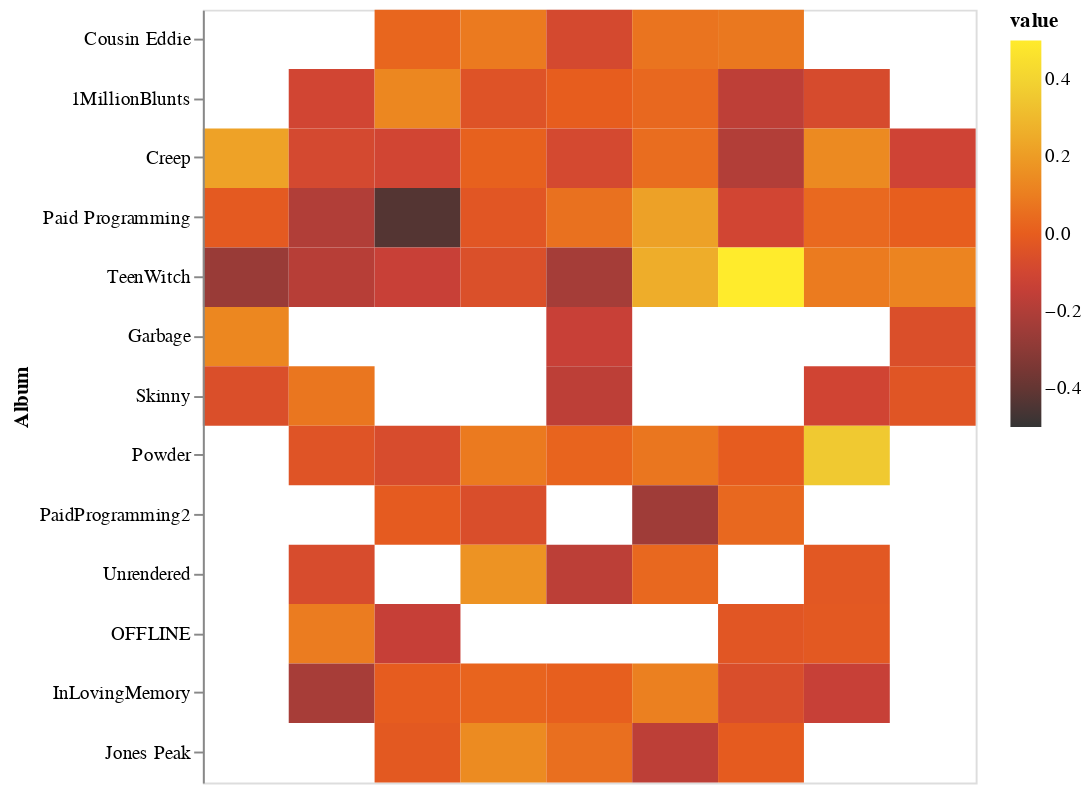

Notebook cell for this chart:
### Code cell
data = pd.read_csv('Polarity Dataset - Sheet1.csv')
heatmap = alt.Chart(data).mark_rect().encode(
    x=alt.X('number:O', title=None, axis=None),
    y=alt.Y('album :N', title='Album',sort=None),  
    color=alt.Color('value:Q', scale=alt.Scale(domain=[-.5, .5], scheme='darkred')),
    tooltip=['value:Q', 'album :N','name:N']
).properties(
    width=400,
    height=400
)
heatmap

### Figure 1 — Vega-Lite specification as saved in the notebook (floating-point values rounded to 4 significant figures)
{"config": {"view": {"continuousWidth": 400, "continuousHeight": 300}}, "data": {"name": "data-918b4e89a0fbdafdcbdd4300380f4cc7"}, "mark": "rect", "encoding": {"color": {"field": "value", "scale": {"domain": [-0.5, 0.5], "scheme": "darkred"}, "type": "quantitative"}, "tooltip": [{"field": "value", "type": "quantitative"}, {"field": "album ", "type": "nominal"}, {"field": "name", "type": "nominal"}], "x": {"axis": null, "field": "number", "title": null, "type": "ordinal"}, "y": {"field": "album ", "sort": null, "title": "Album", "type": "nominal"}}, "height": 400, "width": 400, "$schema": "https://vega.github.io/schema/vega-lite/v4.17.0.json", "datasets": {"data-918b4e89a0fbdafdcbdd4300380f4cc7": [{"album ": "Cousin Eddie", "name": null, "value": null, "number": 0}, {"album ": "Cousin Eddie", "name": null, "value": null, "number": 1}, {"album ": "Cousin Eddie", "name": "\"Zig Zags And Louie Tags\"", "value": 0.02604, "number": 2}, {"album ": "Cousin Eddie", "name": "Weekend", "value": 0.08873, "number": 3}, {"album ": "Cousin Eddie", "name": "Mighty Joe Young", "value": -0.08626, "number": 4}, {"album ": "Cousin Eddie", "name": "Excuse Me", "value": 0.07147, "number": 5}, {"album ": "Cousin Eddie", "name": "Work", "value": 0.08167, "number": 6}, {"album ": "Cousin Eddie", "name": null, "value": null, "number": 7}, {"album ": "Cousin Eddie", "name": null, "value": null, "number": 8}, {"album ": "1MillionBlunts", "name": null, "value": null, "number": 0}, {"album ": "1MillionBlunts", "name": "MasterBedroom", "value": -0.104, "number": 1}, {"album ": "1MillionBlunts", "name": "MarbleFloors", "value": 0.1267, "number": 2}, {"album ": "1MillionBlunts", "name": "BluntsInTheGraveyard", "value": -0.04269, "number": 3}, {"album ": "1MillionBlunts", "name": "BabyBlueVeleour", "value": 0.0007937, "number": 4}, {"album ": "1MillionBlunts", "name": "SilkSheets", "value": 0.03492, "number": 5}, {"album ": "1MillionBlunts", "name": "TheLivingForest", "value": -0.1629, "number": 6}, {"album ": "1MillionBlunts", "name": "Phantom", "value": -0.07731, "number": 7}, {"album ": "1MillionBlunts", "name": null, "value": null, "number": 8}, {"album ": "Creep", "name": "Gold Chevrolet", "value": 0.2197, "number": 0}, {"album ": "Creep", "name": "White Noise", "value": -0.0881, "number": 1}, {"album ": "Creep", "name": "Windows 95", "value": -0.1039, "number": 2}, {"album ": "Creep", "name": "Dead Girl", "value": 0.01136, "number": 3}, {"album ": "Creep", "name": "Pixelated Tears", "value": -0.08811, "number": 4}, {"album ": "Creep", "name": "Penthouse", "value": 0.04938, "number": 5}, {"album ": "Creep", "name": "Dracula", "value": -0.1949, "number": 6}, {"album ": "Creep", "name": "Floppy Disc", "value": 0.137, "number": 7}, {"album ": "Creep", "name": "Marble  ", "value": -0.1133, "number": 8}, {"album ": "Paid Programming", "name": "Jonathan Taylor Thomas", "value": -0.01422, "number": 0}, {"album ": "Paid Programming", "name": "American Beauty", "value": -0.1979, "number": 1}, {"album ": "Paid Programming", "name": "Skin", "value": -0.4341, "number": 2}, {"album ": "Paid Programming", "name": "Blink 187", "value": -0.02859, "number": 3}, {"album ": "Paid Programming", "name": "Teen Girl Dies At Rave", "value": 0.06078, "number": 4}, {"album ": "Paid Programming", "name": "Teenage Boy", "value": 0.2167, "number": 5}, {"album ": "Paid Programming", "name": "281-330-8004", "value": -0.1042, "number": 6}, {"album ": "Paid Programming", "name": "Severe Weather Warning", "value": 0.03802, "number": 7}, {"album ": "Paid Programming", "name": "Grandfathers Ring  ", "value": 0.002899, "number": 8}, {"album ": "TeenWitch", "name": "FearTheNobodies", "value": -0.2648, "number": 0}, {"album ": "TeenWitch", "name": "RampartRange", "value": -0.1831, "number": 1}, {"album ": "TeenWitch", "name": "WitchBoy", "value": -0.135, "number": 2}, {"album ": "TeenWitch", "name": "TheCafeteria", "value": -0.05804, "number": 3}, {"album ": "TeenWitch", "name": "Reb&Vodka", "value": -0.2304, "number": 4}, {"album ": "TeenWitch", "name": "BombsInTheLunchroom ", "value": 0.2589, "number": 5}, {"album ": "TeenWitch", "name": "Cotton", "value": 0.5, "number": 6}, {"album ": "TeenWitch", "name": "ParkingLotWitness ", "value": 0.09085, "number": 7}, {"album ": "TeenWitch", "name": "Klebold ", "value": 0.1189, "number": 8}, {"album ": "Garbage", "name": "Lay Me In The River", "value": 0.1273, "number": 0}, {"album ": "Garbage", "name": null, "value": null, "number": 1}, {"album ": "Garbage", "name": null, "value": null, "number": 2}, {"album ": "Garbage", "name": null, "value": null, "number": 3}, {"album ": "Garbage", "name": "Corduroy", "value": -0.136, "number": 4}, {"album ": "Garbage", "name": null, "value": null, "number": 5}, {"album ": "Garbage", "name": null, "value": null, "number": 6}, {"album ": "Garbage", "name": null, "value": null, "number": 7}, {"album ": "Garbage", "name": "You Can Tell A Lot About A Man By The Neck Of His Shirt ", "value": -0.05927, "number": 8}, {"album ": "Skinny", "name": "HollisterJeans", "value": -0.06136, "number": 0}, {"album ": "Skinny", "name": "TheNoiseInsideMyHead", "value": 0.07639, "number": 1}, {"album ": "Skinny", "name": null, "value": null, "number": 2}, {"album ": "Skinny", "name": null, "value": null, "number": 3}, {"album ": "Skinny", "name": "WhereTheTreesMeetTheFreeway ", "value": -0.1663, "number": 4}, {"album ": "Skinny", "name": null, "value": null, "number": 5}, {"album ": "Skinny", "name": null, "value": null, "number": 6}, {"album ": "Skinny", "name": "DeadInDesignerClothes", "value": -0.1056, "number": 7}, {"album ": "Skinny", "name": "ShrimpPizza ", "value": -0.03297, "number": 8}, {"album ": "Powder", "name": null, "value": null, "number": 0}, {"album ": "Powder", "name": "The Healing Fields", "value": -0.03832, "number": 1}, {"album ": "Powder", "name": "Upon The Dying Grass", "value": -0.07523, "number": 2}, {"album ": "Powder", "name": "Hey Sorry, I Was In The Shower", "value": 0.08828, "number": 3}, {"album ": "Powder", "name": "Himalayan Salt", "value": 0.02224, "number": 4}, {"album ": "Powder", "name": "Just Another Day At The Office", "value": 0.07741, "number": 5}, {"album ": "Powder", "name": "Here Goes Nothing", "value": -0.005499, "number": 6}, {"album ": "Powder", "name": "Chlorella", "value": 0.3583, "number": 7}, {"album ": "Powder", "name": null, "value": null, "number": 8}, {"album ": "PaidProgramming2", "name": null, "value": null, "number": 0}, {"album ": "PaidProgramming2", "name": null, "value": null, "number": 1}, {"album ": "PaidProgramming2", "name": "Rocks", "value": -0.008399, "number": 2}, {"album ": "PaidProgramming2", "name": "Biodegradable", "value": -0.06406, "number": 3}, {"album ": "PaidProgramming2", "name": null, "value": null, "number": 4}, {"album ": "PaidProgramming2", "name": "Black Mold ", "value": -0.247, "number": 5}, {"album ": "PaidProgramming2", "name": "Maggots", "value": 0.03298, "number": 6}, {"album ": "PaidProgramming2", "name": null, "value": null, "number": 7}, {"album ": "PaidProgramming2", "name": null, "value": null, "number": 8}, {"album ": "Unrendered", "name": null, "value": null, "number": 0}, {"album ": "Unrendered", "name": "CtrlAltDelete", "value": -0.07365, "number": 1}, {"album ": "Unrendered", "name": null, "value": null, "number": 2}, {"album ": "Unrendered", "name": "SunnyDay", "value": 0.1691, "number": 3}, {"album ": "Unrendered", "name": "LifeRuiner", "value": -0.1676, "number": 4}, {"album ": "Unrendered", "name": "TheGrandestNothing", "value": 0.03462, "number": 5}, {"album ": "Unrendered", "name": null, "value": null, "number": 6}, {"album ": "Unrendered", "name": "TakingOutTheTrash", "value": -0.02286, "number": 7}, {"album ": "Unrendered", "name": null, "value": null, "number": 8}, {"album ": "OFFLINE", "name": null, "value": null, "number": 0}, {"album ": "OFFLINE", "name": "StateOfEmergency", "value": 0.09589, "number": 1}, {"album ": "OFFLINE", "name": "FatherTime", "value": -0.1418, "number": 2}, {"album ": "OFFLINE", "name": null, "value": null, "number": 3}, {"album ": "OFFLINE", "name": null, "value": null, "number": 4}, {"album ": "OFFLINE", "name": null, "value": null, "number": 5}, {"album ": "OFFLINE", "name": "ChampagneInTheGraveyard", "value": -0.02822, "number": 6}, {"album ": "OFFLINE", "name": "Kerosene", "value": -0.01863, "number": 7}, {"album ": "OFFLINE", "name": null, "value": null, "number": 8}, {"album ": "InLovingMemory", "name": null, "value": null, "number": 0}, {"album ": "InLovingMemory", "name": "RainCloudsFollowMe", "value": -0.2253, "number": 1}, {"album ": "InLovingMemory", "name": "ChatLog", "value": -0.005682, "number": 2}, {"album ": "InLovingMemory", "name": "DemolitionFreestylePt3", "value": 0.02077, "number": 3}, {"album ": "InLovingMemory", "name": "SawedOff", "value": 0.006349, "number": 4}, {"album ": "InLovingMemory", "name": "EverybodysFavoriteScumbag ", "value": 0.1062, "number": 5}, {"album ": "InLovingMemory", "name": "InLovingMemory", "value": -0.06644, "number": 6}, {"album ": "InLovingMemory", "name": "GoHardHuh", "value": -0.138, "number": 7}, {"album ": "InLovingMemory", "name": null, "value": null, "number": 8}, {"album ": "Jones Peak", "name": null, "value": null, "number": 0}, {"album ": "Jones Peak", "name": null, "value": null, "number": 1}, {"album ": "Jones Peak", "name": "YellowStone", "value": -0.0173, "number": 2}, {"album ": "Jones Peak", "name": "80sMontage", "value": 0.1424, "number": 3}, {"album ": "Jones Peak", "name": "WhereFromBro?", "value": 0.0543, "number": 4}, {"album ": "Jones Peak", "name": "Away", "value": -0.1667, "number": 5}, {"album ": "Jones Peak", "name": "SwishaHouse ", "value": -0.007392, "number": 6}, {"album ": "Jones Peak", "name": null, "value": null, "number": 7}, {"album ": "Jones Peak", "name": null, "value": null, "number": 8}]}}
